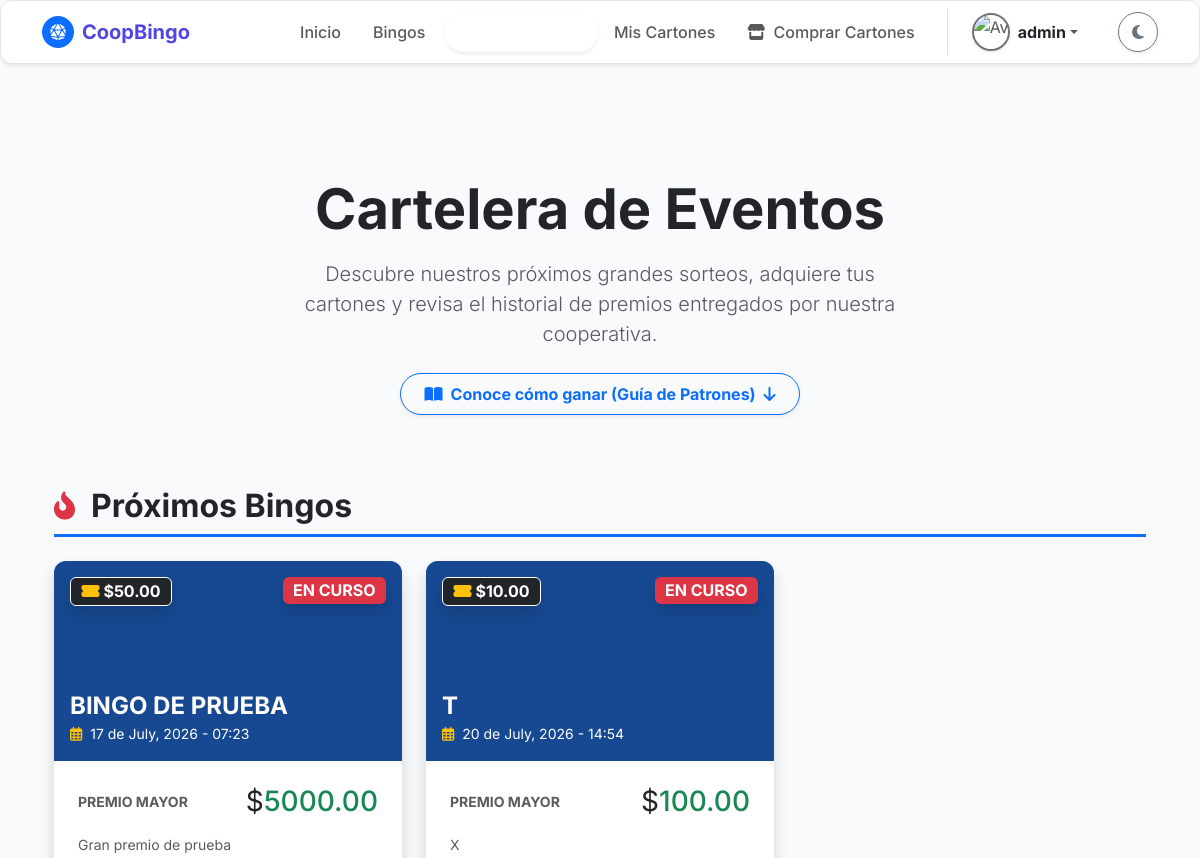
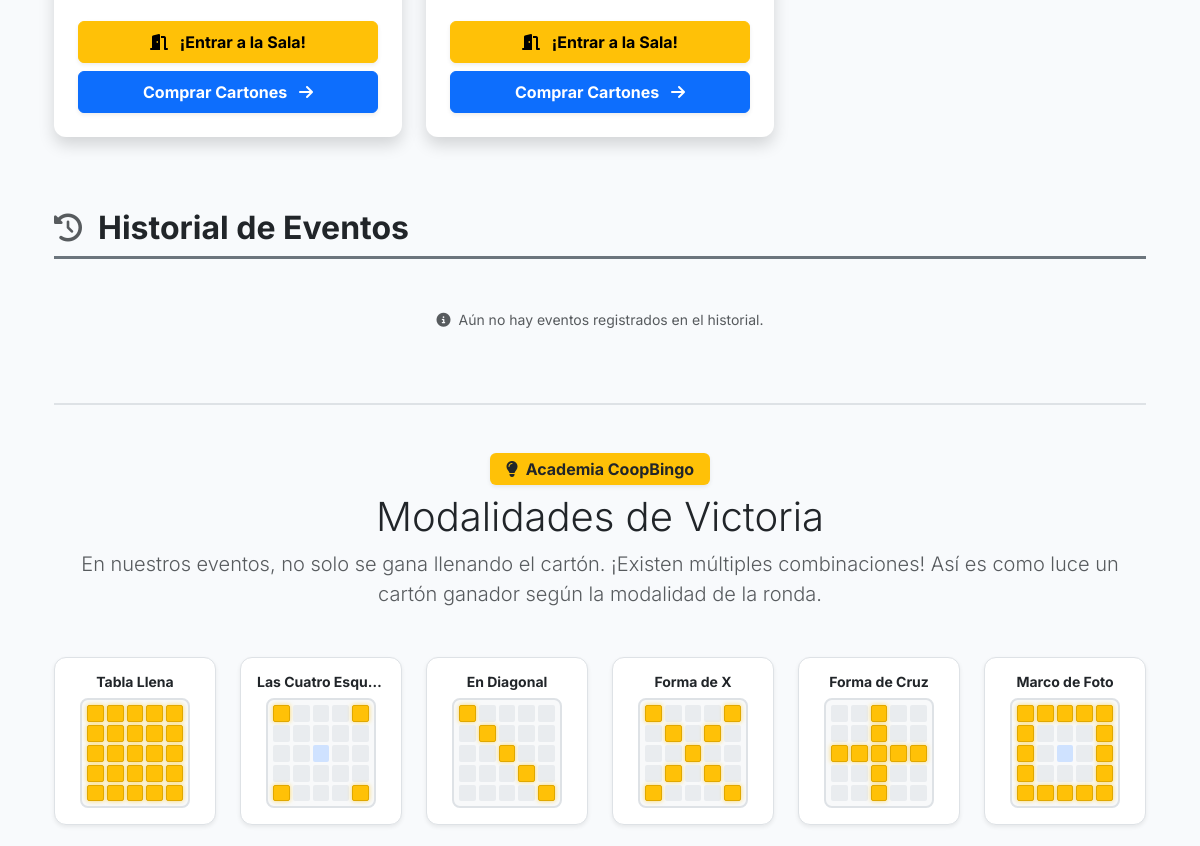
Page /bingo/ (signed in, upper part) on the earlier database version (2 pictures, top to bottom).
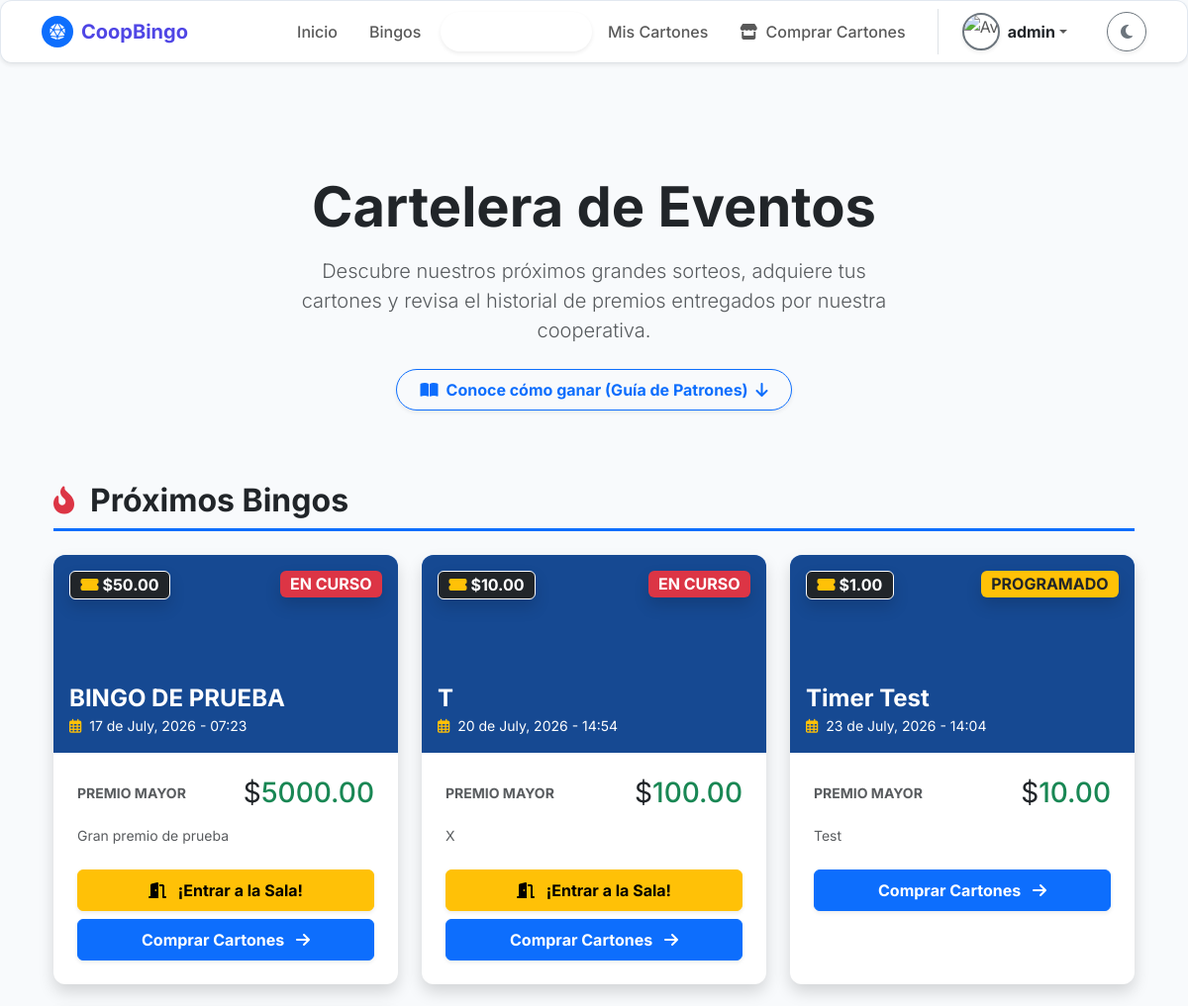
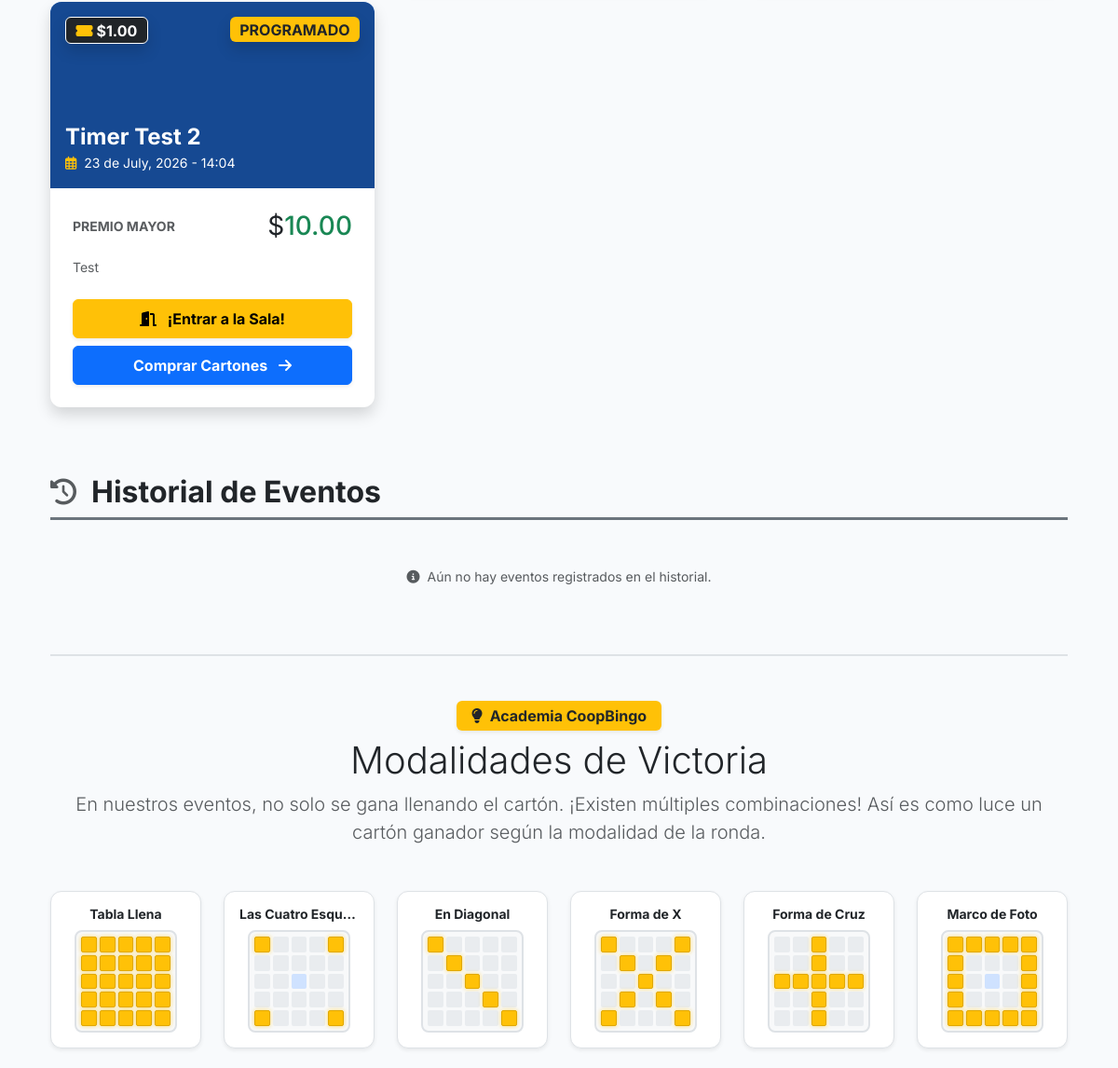
Same page on the later database version (2 pictures, top to bottom).
### bingo/models.py (models this page shows, shortened)
class Bingo(models.Model):
    TIPO_BINGO_CHOICES = [
        ('Virtual', 'Virtual'),
        ('Presencial', 'Presencial'),
    ]
    ESTADO_BINGO_CHOICES = [
        ('Programado', 'Programado'),
        ('En Curso', 'En Curso'),
        ('Finalizado', 'Finalizado'),
        ('Cancelado', 'Cancelado'),
    ]
    idbingo = models.AutoField(primary_key=True)
    titulobingo = models.CharField(
        max_length=150,
        verbose_name="Título del Bingo"
    )
    fechaprogramadabingo = models.DateTimeField(
        verbose_name="Fecha y Hora del Evento"
    )
    tipobingo = models.CharField(
        max_length=20,
        choices=TIPO_BINGO_CHOICES,
        verbose_name="Tipo de Bingo"
    )
    lugarbingo = models.CharField(
        max_length=255,
        null=True,
        blank=True,
        verbose_name="Lugar (si es presencial)"
    )
    urlsesionbingo = models.CharField(
        max_length=255,
        null=True,
        blank=True,
        verbose_name="Link de la sesión (si es virtual)"
    )
    preciocarton = models.DecimalField(
        max_digits=10,
        decimal_places=2,
        validators=[MinValueValidator(Decimal('0.01'))],
        verbose_name="Precio del Cartón"
    )
    premiomayor = models.DecimalField(
        max_digits=10,
        decimal_places=2,
        verbose_name="Monto del Premio Mayor"
    )
    descripcionpremiomayor = models.CharField(
        max_length=100,
        verbose_name="¿Qué es el premio mayor?"
    )
    estadobingo = models.CharField(
        max_length=20,
        choices=ESTADO_BINGO_CHOICES,
        default='Programado',
        verbose_name="Estado del Bingo"
    )
    rutaimagenpremiomayor = models.ImageField(
        upload_to='bingo/imagen_premio_mayor/',
        max_length=300,
        null=True,
        blank=True,
        verbose_name="Imagen del Premio"
    )
    urlvideopromocional = models.FileField(
        upload_to='bingo/video_promocional/',
        max_length=300,
        null=True,
        blank=True,
        verbose_name="Video Promocional"
    )
    descripcionpremios = models.TextField(
        max_length=500,
        null=True,
        blank=True,
        verbose_name="Descripción de otros premios"
    )
    idunidadmonetaria = models.ForeignKey(
        'UnidadMonetaria',
        on_delete=models.PROTECT,
        db_column='idunidadmonetaria',
        null=True,
        blank=True,
        verbose_name='Unidad Monetaria'
    )
    class Meta:
        db_table = 'Bingo'
        verbose_name = 'Bingo'
        verbose_name_plural = 'Bingos'

class UnidadMonetaria(models.Model):
    idunidad = models.AutoField(primary_key=True)
    nombre = models.CharField(max_length=50, unique=True)
    simbolo = models.CharField(max_length=10, null=True, blank=True)
    @property
    def idunidadmonetaria(self):
        return self.idunidad
    @property
    def nombreunidadmonetaria(self):
        return self.nombre
    @property
    def nombremoneda(self):
        return self.nombre
    @property
    def simbolomoneda(self):
        return self.simbolo or ''
    @property
    def tipomoneda(self):
        return getattr(self, '_tipomoneda', 'Efectivo')
    @property
    def tasaconversionmoneda(self):
        return getattr(self, '_tasaconversionmoneda', Decimal('1.00'))
    @property
    def estadomoneda(self):
        return getattr(self, '_estadomoneda', True)
    class Meta:
        db_table = 'UnidadMonetaria'
        verbose_name = 'Unidad Monetaria'
        verbose_name_plural = 'Unidades Monetarias'

### bingo/views.py (the view)
# urls.py: path('bingo/', views.bingo_publico, name='bingo'),
def bingo_publico(request):
    bingos_activos = Bingo.objects.filter(
        estadobingo__in=['Programado', 'En Curso']
    ).order_by('fechaprogramadabingo')
    bingos_pasados = Bingo.objects.filter(
        estadobingo__in=['Finalizado', 'Cancelado']
    ).order_by('-fechaprogramadabingo')
    ahora = timezone.now()
    for b in bingos_activos:
        if b.fechaprogramadabingo:
            hora_apertura = b.fechaprogramadabingo - timedelta(minutes=30)
            partida_activa = PartidaBingo.objects.filter(
                idbingo=b,
                estadopartida__in=['Programada', 'En Juego']
            ).order_by('idpartidabingo').first()
            if ahora >= hora_apertura and partida_activa:
                b.sala_abierta = True
                b.id_partida_a_entrar = partida_activa.idpartidabingo
            else:
                b.sala_abierta = False
        else:
            b.sala_abierta = False
    mis_asignaciones = []
    if request.user.is_authenticated:
        jugador = obtener_jugador_usuario(request.user)
        if jugador:
            mis_asignaciones = CartonPartidaBingo.objects.filter(
                idjugador=jugador,
                idpartida__idbingo__estadobingo__in=['Programado', 'En Curso']
            ).select_related('idcarton', 'idpartida__idbingo').order_by('-fechacompra')
    contexto = {
        'bingos_activos': bingos_activos,
        'bingos_pasados': bingos_pasados,
        'unidad_monetaria': UnidadMonetaria.objects.first(),
        'mis_asignaciones': mis_asignaciones,
    }
    return render(request, 'comunes/bingo.html', contexto)

### bingo/views.py (called while the page is built, shortened)
def obtener_jugador_usuario(user):
    if not user:
        return None
    socio = Socio.objects.filter(cisocio=user.username).first()
    filtros = Q(cedulaidentidadjugador=user.username)
    if getattr(user, 'email', None):
        filtros |= Q(correojugador__iexact=user.email)
    if socio:
        filtros |= Q(idsocio=socio)
    jugador = Jugador.objects.filter(filtros).order_by('-idjugador').first()
    return jugador

### bingo/templates/comunes/bingo.html (shortened to what the changed rows need)
{% extends 'comunes/base.html' %}
{% load static %}
{% block content %}
<div class="container text-center py-5 mt-3 mb-4">
    <h1 class="display-4 fw-bold tracking-tight mb-3 animate__animated animate__fadeInDown text-body">
        Cartelera de Eventos
    </h1>
</div>
<div class="container pb-5">
    <div class="d-flex align-items-center mb-4 border-bottom border-primary border-3 pb-2">
        <h2 class="fw-bold text-body mb-0">Próximos Bingos</h2>
    </div>
    <div class="row g-4 mb-5 pb-4">
        {% for bingo in bingos_activos %}
        <div class="col-md-6 col-lg-4">
            <div class="card-minimalista h-100 shadow border-0 overflow-hidden transform-hover bg-body">
                {% if bingo.rutaimagenpremiomayor %}
                <div class="bg-primary text-center position-relative" style="height: 200px; background: url('{{ bingo.rutaimagenpremiomayor.url }}') center/cover;">
                {% else %}
                <div class="bg-primary text-center position-relative" style="height: 200px;">
                {% endif %}
                    <div class="position-absolute top-0 start-0 w-100 h-100 bg-dark opacity-50"></div>
                    <span class="position-absolute top-0 end-0 m-3 badge {% if bingo.estadobingo == 'En Curso' %}bg-danger animate__animated animate__flash animate__infinite{% else %}bg-warning text-dark{% endif %} fs-6 shadow">
                        {{ bingo.estadobingo|upper }}
                    </span>
                    <span class="position-absolute top-0 start-0 m-3 badge bg-dark border border-white fs-6 shadow">
                        <i class="fas fa-ticket-alt text-warning me-1"></i>{{ bingo.idunidadmonetaria.simbolomoneda }}{{ bingo.preciocarton }}
                    </span>
                    <div class="position-absolute bottom-0 start-0 w-100 p-3 text-start text-white text-shadow-sm z-index-1">
                        <h4 class="fw-bold mb-0 text-truncate" title="{{ bingo.titulobingo }}">{{ bingo.titulobingo }}</h4>
                        <small><i class="far fa-calendar-alt me-1 text-warning"></i> {{ bingo.fechaprogramadabingo|date:"d \d\e F, Y - H:i" }}</small>
                    </div>
                </div>
                <div class="card-body p-4">
                    <div class="d-flex justify-content-between align-items-center mb-3">
                        <span class="text-body-secondary small fw-bold text-uppercase">Premio Mayor</span>
                        <h3 class="text-success fw-black mb-0"><span class="text-body fw-normal">{{ bingo.idunidadmonetaria.simbolomoneda }}</span>{{ bingo.premiomayor }}</h3>
                    </div>
                    <p class="text-body-secondary small mb-4 line-clamp-2">{{ bingo.descripcionpremiomayor }}</p>
                    <div class="d-flex flex-column gap-2">
                        {% if bingo.sala_abierta %}
                            <a href="{% url 'sala_espera' bingo.id_partida_a_entrar %}" class="btn btn-warning w-100 fw-bold py-2 shadow-sm animate__animated animate__pulse animate__infinite" style="animation-duration: 2s;">
                                <i class="fas fa-door-open me-2"></i> ¡Entrar a la Sala!
                            </a>
                        {% endif %}
                        <a href="{% url 'venta_cartones' %}" class="btn btn-primary w-100 fw-bold py-2 shadow-sm">
                            Comprar Cartones <i class="fas fa-arrow-right ms-2"></i>
                        </a>
                    </div>
                </div>
            </div>
        </div>
        {% endfor %}
    </div>
    <div class="d-flex align-items-center mb-4 border-bottom border-secondary border-3 pb-2 mt-5">
        <h2 class="fw-bold text-body mb-0">Historial de Eventos</h2>
    </div>
    <div id="guia-patrones" class="pt-5 mt-5 border-top border-2">
        <div class="text-center mb-5">
            <h2 class="fw-black text-body display-6">Modalidades de Victoria</h2>
        </div>
    </div>
</div>
{% endblock %}

Differences in the rows shown:
added Bingo: estadobingo "PROGRAMADO", idunidadmonetaria.simbolomoneda "$", preciocarton "1.00", titulobingo "Timer Test", fechaprogramadabingo "23 de July, 2026 - 14:04", premiomayor "10.00", descripcionpremiomayor "Test"
added Bingo: estadobingo "PROGRAMADO", idunidadmonetaria.simbolomoneda "$", preciocarton "1.00", titulobingo "Timer Test 2", fechaprogramadabingo "23 de July, 2026 - 14:04", premiomayor "10.00", descripcionpremiomayor "Test", shows "¡Entrar a la Sala!"
